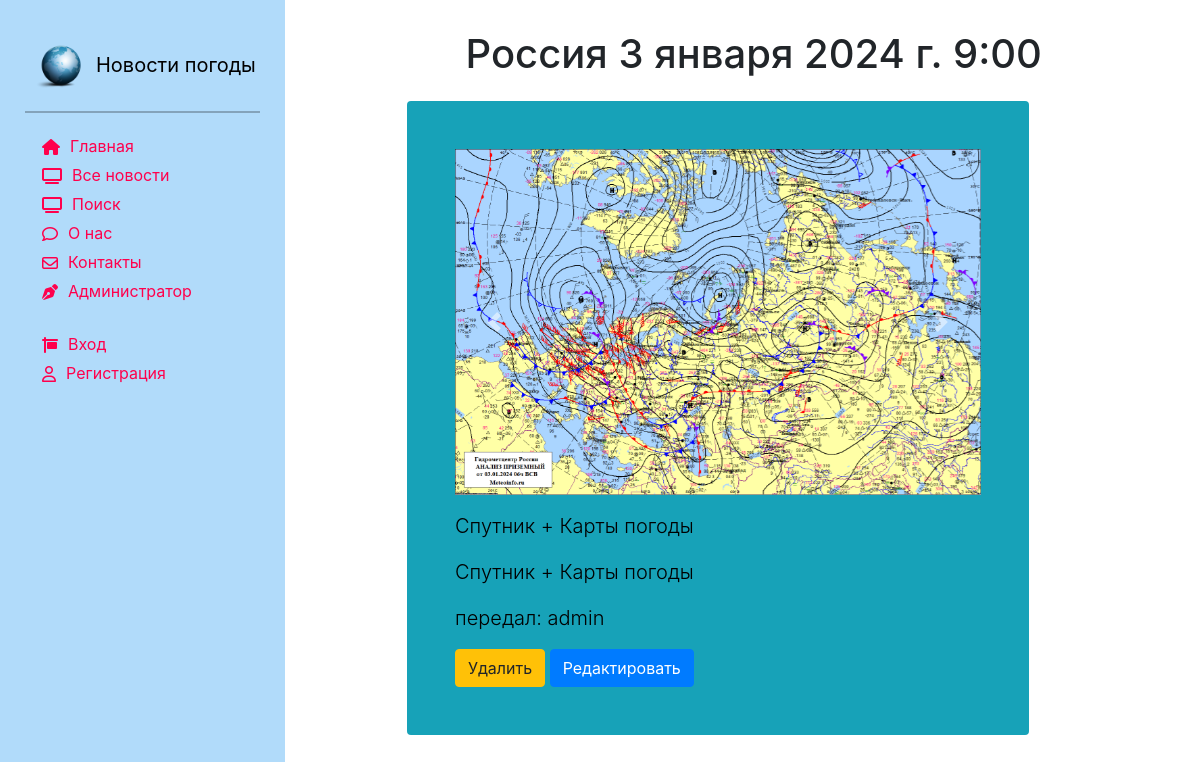
Screenshot of /news/show/23 with the database file from the repository.
### news/models.py (models this page shows, shortened)
class Article(models.Model):
    categories = (('ФП', 'Фактическая погода'),
                  ('ПП', 'Прогноз погоды'),
                  ('ШО', 'Штормовое оповещение'),
                  ('ШП', 'Штормовое предупреждение'),
                  ('КП', 'Карты погоды'))
    author = models.ForeignKey(User, on_delete=models.SET_NULL, null=True, verbose_name='Автор')
    title = models.CharField('Пункт', max_length=50, default='')
    category = models.CharField(choices=categories, max_length=20, verbose_name='Категория сообщения')
    anouncement = models.TextField('Анонс', max_length=250)
    text = models.TextField('Текст сообщения')
    date = models.DateTimeField('Дата наблюдения', auto_created=True)
    tags = models.ManyToManyField(to=Tag, blank=True, verbose_name='Явления')
    slug = models.SlugField()
    class Meta:
        ordering = ['-date', 'title']
        verbose_name = 'Сообщение'
        verbose_name_plural ='Сообщения'

class Image(models.Model):
    article = models.ForeignKey(Article, on_delete=models.CASCADE)
    title = models.CharField(max_length=50, blank=True)
    image = models.ImageField(upload_to='article_images/%Y/%m/%d/')

### news/views.py (the view)
# urls.py: path('show/<int:pk>', views.ArticleDetailView.as_view(), name='news_detail'),
class ArticleDetailView(ViewCountMixin,DetailView):
    model = Article
    template_name = 'news/news_detail.html'
    context_object_name = 'article'
    def get_context_data(self, **kwargs):
        context = super().get_context_data(**kwargs)
        current_object = self.object
        images = Image.objects.filter(article=current_object)
        context['images'] = images
        return context

### news/utils.py (called while the page is built)
def get_client_ip(request):
    x_forwarded_for = request.META.get('HTTP_X_FORWARDED_FOR')
    if x_forwarded_for:
        ip = x_forwarded_for.split(',')[0]
    else:
        ip = request.META.get('REMOTE_ADDR')
    return ip

    def get_object(self):
        obj = super().get_object()
        ip_address = get_client_ip(self.request)
        ViewCount.objects.get_or_create(article=obj, ip_address=ip_address)
        return obj

### users/templatetags/users_extras.py (called while the page is built)
@register.filter(name="has_group")
def has_group(user,group_name):
    return user.groups.filter(name=group_name).exists()

### news/templates/news/news_detail.html (shortened to what this page needs)
{% extends 'main/base_template.html' %}
{% load static %}
{% load bootstrap5 %}
{% block content %}
<link rel="stylesheet" href="https://maxcdn.bootstrapcdn.com/bootstrap/4.0.0/css/bootstrap.min.css"
>
    <div class="row">
            <div class="text-center" style="margin-top:30px;">
                    <h1 >{{ article.title }} {{ article.date }}</h1>
            </div>
                 <div class="single_news">
                    <div class="p-4 p-md-5 text-black rounded bg-info" >
                            <div class="col-md-12 px-0">
                                <div id="carouselExampleIndicators" class="carousel slide" data-ride="carousel">
                                    <div class="carousel-inner">
                                        {% for image in images %}
                                            <div class="carousel-item {% if forloop.counter == 1 %} active{% endif %}">
                                                <img class="d-block w-100" src="{{ image.image.url }}" alt="image.title">
                                            </div>
                                        {% endfor %}
                                    </div>
                                    <a class="carousel-control-prev" href="#carouselExampleIndicators" role="button"
                                       data-slide="prev">
                                        <span class="carousel-control-prev-icon" aria-hidden="true"></span>
                                    </a>
                                    <a class="carousel-control-next" href="#carouselExampleIndicators" role="button"
                                       data-slide="next">
                                        <span class="carousel-control-next-icon" aria-hidden="true"></span>
                                    </a>
                                </div>
                              <p class="lead my-3">{{ article.anouncement }}</p>
                              <p class="lead mb-0" class="fw-bold" >{{ article.text }}</p>
                              <p class="lead my-3">передал: {{ article.author }} </p>
                            </div>
                            <a class="btn btn-warning" href="{% url 'delete_article' article.pk %}"> Удалить </a>
                            <a class="btn btn-primary" href="{% url 'news_update' article.pk %}"> Редактировать </a>
                      </div>
                </div>
        </div>
{% endblock %}

### main/static/main/css/style.css (style rules this page uses)
body { #background-color:#1abaff; }
a { text-decoration:none; color:black; }
body .single_news { margin-top:15px; float: left; width: 90%; }

### rows the page displays
Article: title "Россия", date "3 января 2024 г. 9:00", anouncement "Спутник + Карты погоды", text "Спутник + Карты погоды", author "admin"
Image: image (picture)
